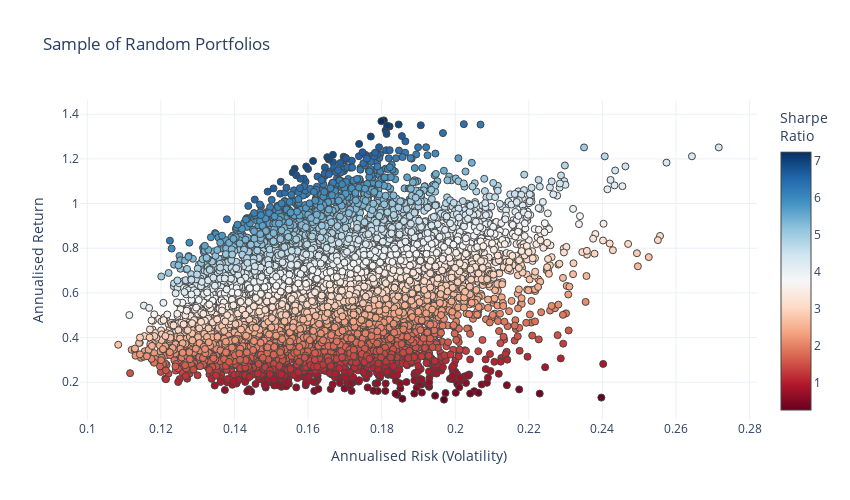

Notebook code for this chart:
### Code cell
#-- Get annualised mean returns
mus = (1+e_daily_returns.mean())**252 - 1

#-- Get covariances
#- Multiply by 252 to annualise it (square root time for volatility but no square root for variance)
#- Note: 252 trading days in a year
#- https://quant.stackexchange.com/questions/4753/annualized-covariance
cov = e_daily_returns.cov()*252

#- How many assests to include in each portfolio
n_assets = 4
#-- How many portfolios to generate
n_portfolios = 10000

#-- Initialize empty list to store mean-variance pairs for plotting
mean_variance_pairs = []

np.random.seed(75)
#-- Loop through and generate lots of random portfolios
for i in range(n_portfolios):
    #- Choose assets randomly without replacement
    assets = np.random.choice(list(e_daily_returns.columns), n_assets, replace=False)
    #- Choose weights randomly
    weights = np.random.rand(n_assets)
    #- Ensure weights sum to 1
    weights = weights/sum(weights)

    #-- Loop over asset pairs and compute portfolio return and variance
    #- https://quant.stackexchange.com/questions/43442/portfolio-variance-explanation-for-equation-investments-by-zvi-bodie
    portfolio_E_Variance = 0
    portfolio_E_Return = 0
    for i in range(len(assets)):
        portfolio_E_Return += weights[i] * mus.loc[assets[i]]
        for j in range(len(assets)):
            #-- Add variance/covariance for each asset pair
            #- Note that when i==j this adds the variance
            portfolio_E_Variance += weights[i] * weights[j] * cov.loc[assets[i], assets[j]]
            
    #-- Add the mean/variance pairs to a list for plotting
    mean_variance_pairs.append([portfolio_E_Return, portfolio_E_Variance])

#-- Plot the risk vs. return of randomly generated portfolios
#-- Convert the list from before into an array for easy plotting
mean_variance_pairs = np.array(mean_variance_pairs)

risk_free_rate=0.07 #-- Include risk free rate here

fig = go.Figure()
fig.add_trace(go.Scatter(x=mean_variance_pairs[:,1]**0.5, y=mean_variance_pairs[:,0], 
                      marker=dict(color=(mean_variance_pairs[:,0]-risk_free_rate)/(mean_variance_pairs[:,1]**0.5), 
                                  showscale=True, 
                                  size=7,
                                  line=dict(width=1),
                                  colorscale="RdBu",
                                  colorbar=dict(title="Sharpe<br>Ratio")
                                 ), 
                      mode='markers'))
fig.update_layout(template='plotly_white',
                  xaxis=dict(title='Annualised Risk (Volatility)'),
                  yaxis=dict(title='Annualised Return'),
                  title='Sample of Random Portfolios',
                  width=850,
                  height=500)
fig.update_xaxes(range=[0.18, 0.32])
fig.update_yaxes(range=[0.02,0.27])
fig.update_layout(coloraxis_colorbar=dict(title="Sharpe Ratio"))

### Figure 1 — Plotly figure (JSON) as saved in the notebook; plotly's stock layout.template omitted (floating-point values rounded to 4 significant figures; data arrays with more than 128 entries replaced by an {"elided": "..."} marker saying what was removed)
{"data": [{"marker": {"color": {"elided": "10000 float values"}, "colorbar": {"title": {"text": "Sharpe<br>Ratio"}}, "colorscale": [[0, "rgb(103,0,31)"], [0.1, "rgb(178,24,43)"], [0.2, "rgb(214,96,77)"], [0.3, "rgb(244,165,130)"], [0.4, "rgb(253,219,199)"], [0.5, "rgb(247,247,247)"], [0.6, "rgb(209,229,240)"], [0.7, "rgb(146,197,222)"], [0.8, "rgb(67,147,195)"], [0.9, "rgb(33,102,172)"], [1, "rgb(5,48,97)"]], "line": {"width": 1}, "showscale": true, "size": 7}, "mode": "markers", "type": "scatter", "x": {"elided": "10000 float values"}, "y": {"elided": "10000 float values"}}], "layout": {"coloraxis": {"colorbar": {"title": {"text": "Sharpe Ratio"}}}, "height": 500, "title": {"text": "Sample of Random Portfolios"}, "width": 850, "xaxis": {"autorange": true, "range": [0.098, 0.282], "title": {"text": "Annualised Risk (Volatility)"}, "type": "linear"}, "yaxis": {"autorange": true, "range": [0.03092, 1.464], "title": {"text": "Annualised Return"}, "type": "linear"}}}
